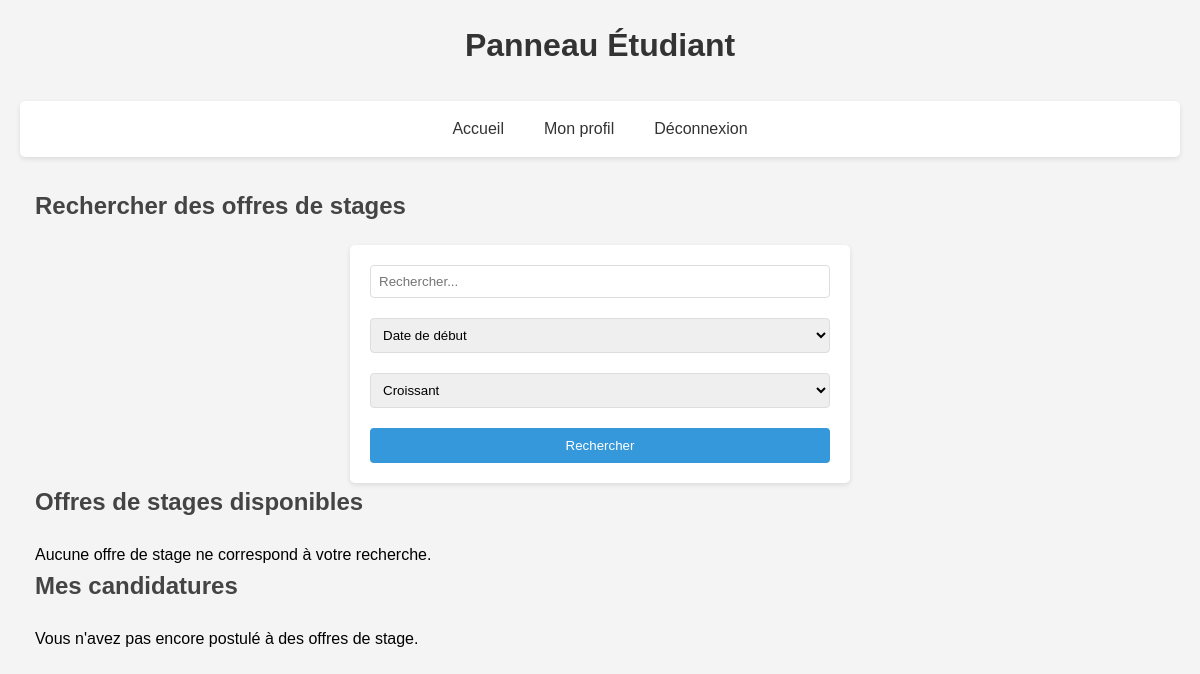
The page /app/views/panels/student_panel.php (signed in) on the database as committed earlier.
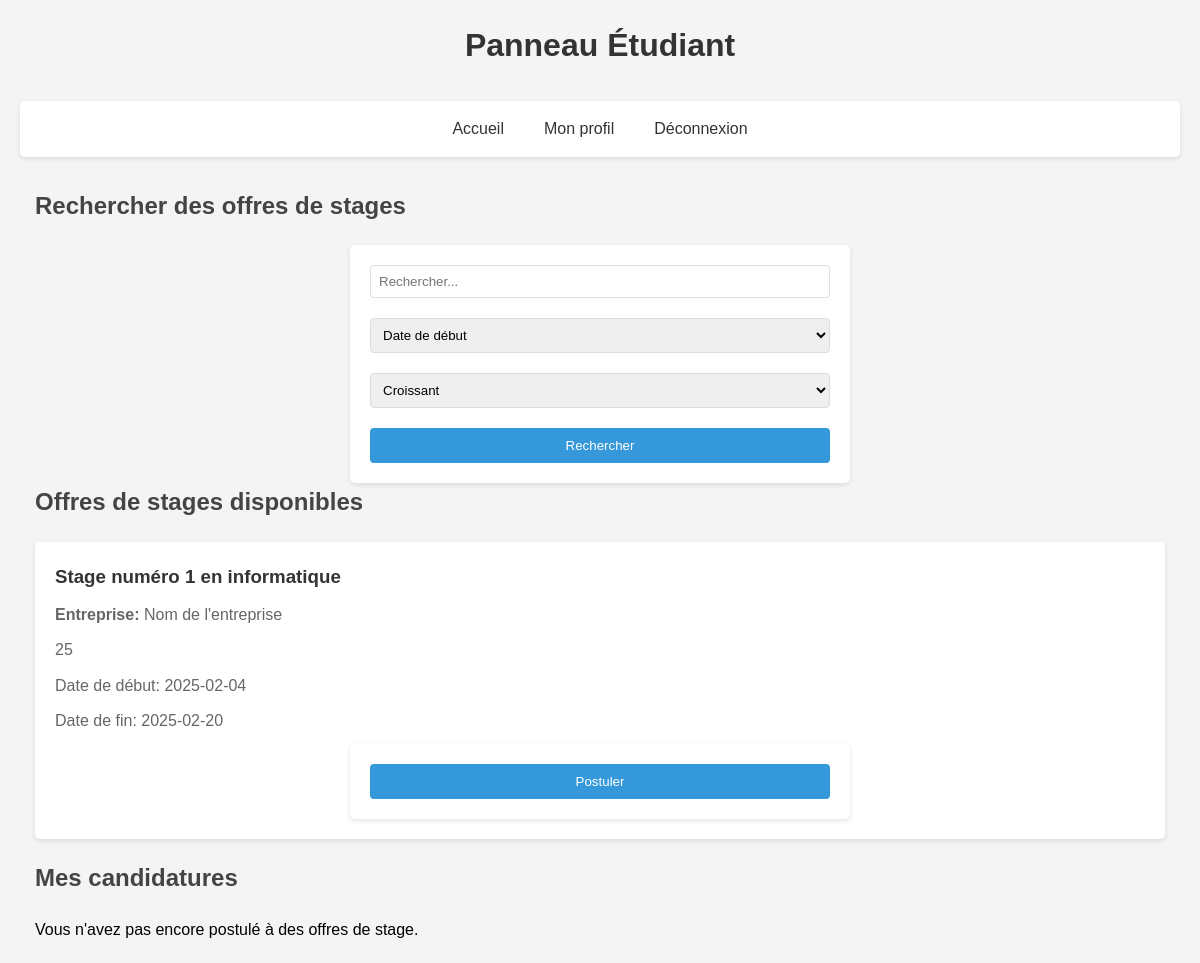
The same page on the database as committed later.
### tables this page shows
CREATE TABLE `offres_stages` (
  `id` int(11) NOT NULL,
  `entreprise_id` int(11) DEFAULT NULL,
  `titre` varchar(100) NOT NULL,
  `description` text,
  `date_debut` date DEFAULT NULL,
  `date_fin` date DEFAULT NULL,
  `lieu` varchar(255) DEFAULT NULL,
  `mode_stage` enum('distanciel','présentiel') NOT NULL,
  `logo` varchar(255) DEFAULT NULL
);

CREATE TABLE `entreprises` (
  `id` int(11) NOT NULL,
  `user_id` int(11) DEFAULT NULL,
  `nom` varchar(100) NOT NULL,
  `description` text
);

### app/views/panels/student_panel.php (the view, shortened to what this page needs)
<?php
require_once $_SERVER['DOCUMENT_ROOT'] . '/Gestion_Stage/app/config/database.php';
$search = $_GET['search'] ?? '';
$sort = $_GET['sort'] ?? 'date_debut';
$order = $_GET['order'] ?? 'ASC';
$query = "SELECT o.*, e.nom as entreprise_nom FROM offres_stages o
          JOIN entreprises e ON o.entreprise_id = e.id
          WHERE o.titre LIKE :search OR o.description LIKE :search OR e.nom LIKE :search
          ORDER BY $sort $order";
$stmt = $pdo->prepare($query);
$stmt->execute(['search' => "%$search%"]);
$internships = $stmt->fetchAll();
$applications = get_applications($pdo, $_SESSION['user_id']);
?>
<!DOCTYPE html>
<html lang="fr">
<head>
    <link rel="stylesheet" href="/Gestion_Stage/public/assets/css/style.css">
</head>
<body>
    <header>
        <div class="container">
            <h1>Panneau Étudiant</h1>
        </div>
    </header>
    <nav>
        <ul>
            <li><a href="/Gestion_Stage/app/views/home.php">Accueil</a></li>
            <li><a href="/Gestion_Stage/app/views/profile.php">Mon profil</a></li>
            <li><a href="/Gestion_Stage/app/views/auth/logout.php">Déconnexion</a></li>
        </ul>
    </nav>
    <main class="container">
        <h2>Rechercher des offres de stages</h2>
        <form action="" method="get">
            <input type="text" name="search" placeholder="Rechercher..." value="<?php echo htmlspecialchars($search); ?>">
            <select name="sort">
                <option value="date_debut" <?php echo $sort == 'date_debut' ? 'selected' : ''; ?>>Date de début</option>
            </select>
            <select name="order">
                <option value="ASC" <?php echo $order == 'ASC' ? 'selected' : ''; ?>>Croissant</option>
            </select>
            <button type="submit" class="btn-primary">Rechercher</button>
        </form>
        <h2>Offres de stages disponibles</h2>
        <?php if (empty($internships)): ?>
            <p>Aucune offre de stage ne correspond à votre recherche.</p>
        <?php else: ?>
            <?php foreach ($internships as $internship): ?>
                <div class="card">
                    <div class="card-header">
                        <h3><?php echo htmlspecialchars($internship['titre']); ?></h3>
                    </div>
                    <div class="card-body">
                        <p><strong>Entreprise:</strong> <?php echo htmlspecialchars($internship['entreprise_nom']); ?></p>
                        <p><?php echo htmlspecialchars($internship['description']); ?></p>
                        <p>Date de début: <?php echo $internship['date_debut']; ?></p>
                        <p>Date de fin: <?php echo $internship['date_fin']; ?></p>
                    </div>
                    <div class="card-footer">
                        <form action="/Gestion_Stage/app/views/internships/apply.php" method="post">
                            <button type="submit" class="btn-primary">Postuler</button>
                        </form>
                    </div>
                </div>
            <?php endforeach; ?>
        <?php endif; ?>
        <h2>Mes candidatures</h2>
        <?php if (empty($applications)): ?>
            <p>Vous n'avez pas encore postulé à des offres de stage.</p>
        <?php endif; ?>
    </main>
</body>
</html>

### public/assets/css/style.css (style rules this page uses)
* { margin: 0; padding: 0; box-sizing: border-box; }
body { font-family: Arial, sans-serif; line-height: 1.6; background-color: #f4f4f4; padding: 20px; }
.container { max-width: 1200px; margin: 0 auto; padding: 0 15px; }
h1 { text-align: center; color: #333; margin-bottom: 30px; font-size: 2rem; }
h2 { color: #444; margin-bottom: 20px; }
nav { background: #fff; padding: 15px; border-radius: 5px; margin-bottom: 30px; box-shadow: 0 2px 5px rgba(0,0,0,0.1); }
nav ul { list-style: none; display: flex; justify-content: center; gap: 20px; }
nav a { color: #333; text-decoration: none; padding: 5px 10px; border-radius: 3px; }
form { background: white; padding: 20px; border-radius: 5px; box-shadow: 0 2px 5px rgba(0,0,0,0.1); max-width: 500px; margin: 0 auto; }
input, select { width: 100%; padding: 8px; margin-bottom: 20px; border: 1px solid #ddd; border-radius: 4px; }
button { background: #3498db; color: white; padding: 10px 20px; border: none; border-radius: 4px; cursor: pointer; width: 100%; }
.card { background: white; border-radius: 5px; padding: 20px; margin-bottom: 20px; box-shadow: 0 2px 5px rgba(0,0,0,0.1); }
.card h3 { color: #333; margin-bottom: 10px; }
.card p { color: #666; margin-bottom: 10px; }
a { color: #3498db; text-decoration: none; }
.btn-primary { background: #3498db; color: white; }

Rows that differ between the two databases and show on the page:
added offres_stages: titre "Stage numéro 1 en informatique", entreprise.nom "Nom de l'entreprise", description "25", date_debut "2025-02-04", date_fin "2025-02-20"
Other text that changed with them:
text no longer shown: "Aucune offre de stage ne correspond à votre recherche."
